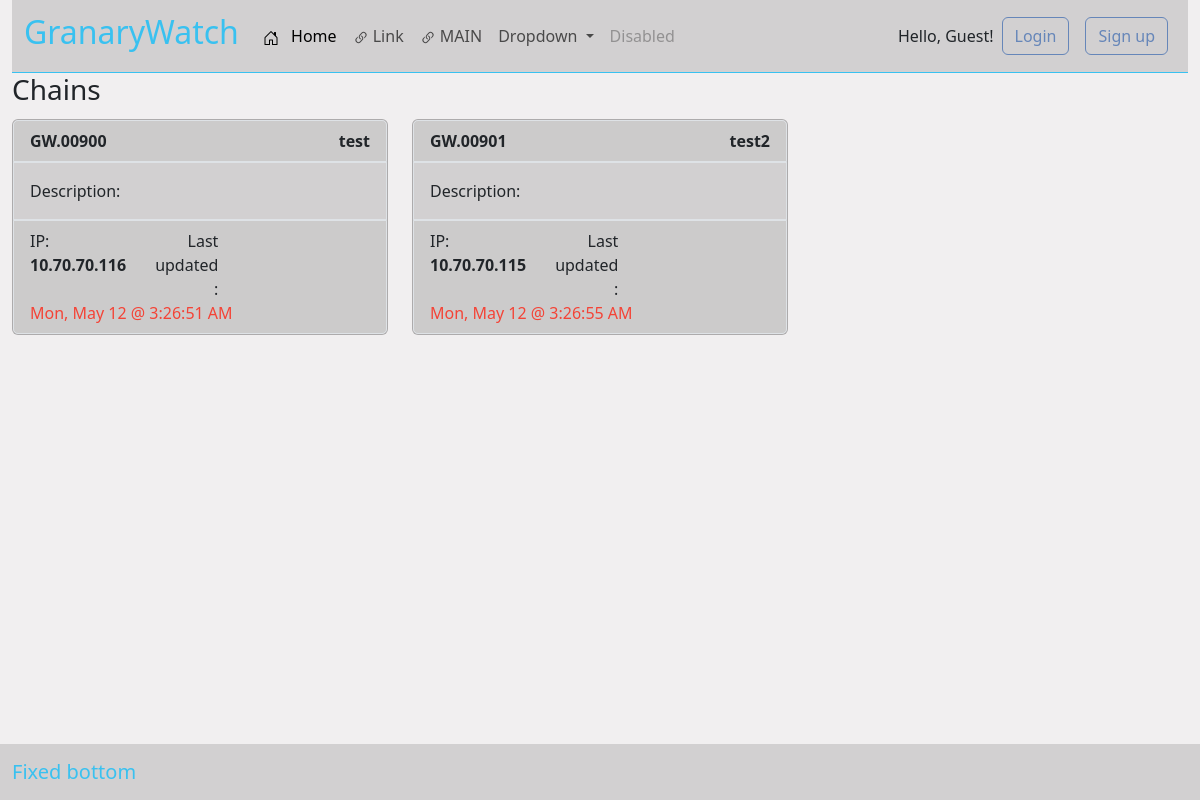
The page /chain/1/ on the database its author committed.
### core/models.py (models this page shows, shortened)
class Chain(models.Model):
    ip = models.CharField(max_length=20, unique=True)
    description = models.CharField(max_length=100, blank = True)
    name = models.CharField(max_length=100, unique=True)
    latest_update = models.DateTimeField(default=datetime(2000, 1, 1, 0, 0))
    serial_number = models.CharField(max_length=20)
    farm = models.ForeignKey(Farm, on_delete=models.CASCADE)
    class Meta:
        ordering = ["name"]

### core/views.py (the view)
class ChainList(TemplateView):
    template_name = "core/chain_list.html"
    model = Farm
    def get_context_data(self, **kwargs):
        farm = Farm.objects.get(pk=self.kwargs["pk"])
        chains = Chain.objects.filter(farm=farm)
        context = super(ChainList, self).get_context_data(**kwargs)
        context['chains'] = chains
        return context

### core/templatetags/displays.py (called while the page is built)
@register.simple_tag
def date_format(latest_update):
    if latest_update == datetime(2000, 1, 1, 0, 0):
        return ""
    else:
        now = timezone.now()
        time_difference = now - latest_update
        if time_difference > timedelta(hours=1):
            return mark_safe(f'<div class="text-danger">{latest_update.strftime("%a, %b %d @ %-I:%M:%S %p")}</div>')
        else:
            return mark_safe(f'<div class="text-success">{latest_update.strftime("%a, %b %d @ %-I:%M:%S %p")}</div>')

### core/templates/core/chain_list.html (shortened to what this page needs)
{% extends 'core/base.html' %}
{% load displays %}
{% block content %}
<h3>Chains</h3>
<div class="album py-1 ">
    <div class="row">
        {% for chain in chains %}
            <div class="col-md-4">
                <div class="card bg-light">
                    <div class="card-header border">
                        <div class="row">
                            <div class="col-md-6">
                                <div class="text-start">
                                    <b>{{ chain.serial_number }}</b>
                                </div>
                            </div>
                            <div class="col-md-6">
                                <div class="text-end">
                                    <b>{{ chain.name}}</b>
                                </div>
                            </div>
                        </div>
                    </div>
                    <div class="card-body border">
                        <div class="row">
                            <div class="col-md-12">
                                Description: {{ chain.description }}
                            </div>
                        </div>
                    </div>
                    <div class="card-footer border text-end">
                        <div class="row">
                            <div class="col-md-4 text-start">
                                IP: <b>{{ chain.ip }}</b>
                            </div>
                            <div class="col-md-3 text-end">
                                Last updated:
                            </div>
                            <div class="col-auto">
                                {% date_format chain.latest_update %}
                            </div>
                        </div>
                    </div>
                </div>
            </div>
        {% endfor %}
    </div>
</div>
{% endblock %}

### core/templates/core/base.html (style rules this page uses)
html, body { height: 100%; overflow: hidden; }
body { display: flex; flex-direction: column; }

### rows shown on the page
Chain: serial_number "GW.00900", name "test", ip "10.70.70.116", latest_update "Mon, May 12 @ 3:26:51 AM"
Chain: serial_number "GW.00901", name "test2", ip "10.70.70.115", latest_update "Mon, May 12 @ 3:26:55 AM"

### other values the page prints
{{ user.username|default:"Guest" }} "Guest"
